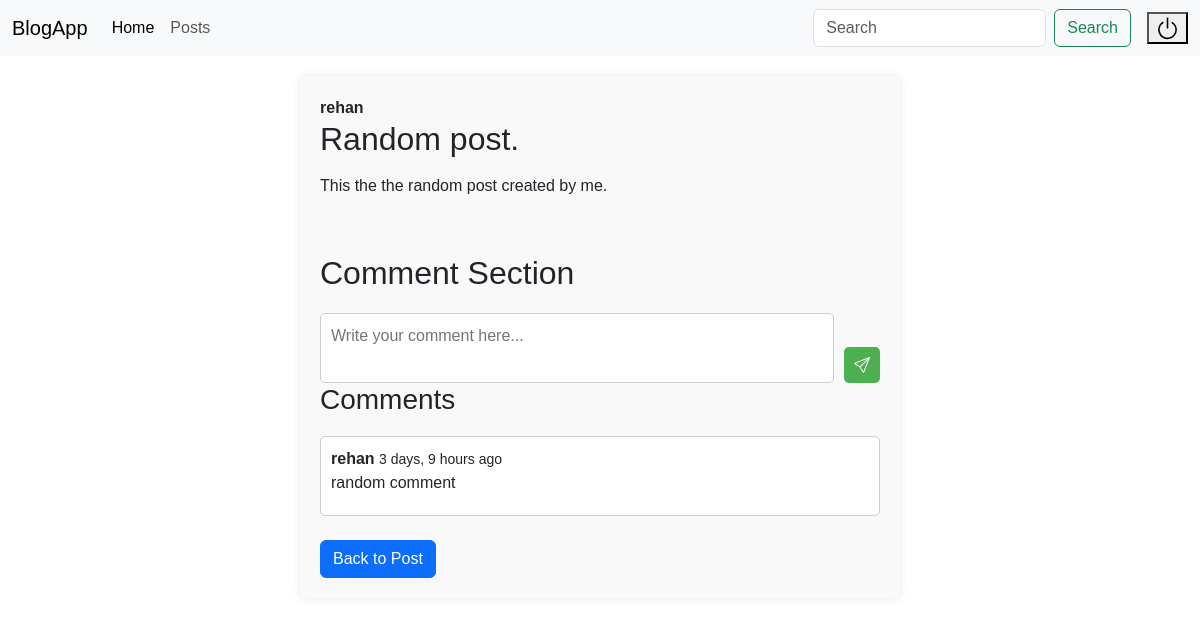
The app's page /post/3/ (signed in) with its own data.
### posts/models.py (models this page shows, shortened)
class Post(models.Model):
    user=models.ForeignKey(User, related_name='posts', on_delete=models.CASCADE, null=True, blank=True)
    title=models.CharField(max_length=55)
    slug=models.SlugField(max_length=55)
    intro=models.CharField(max_length=55)
    body=models.TextField()
    created_at=models.DateTimeField(auto_now_add=True)
    image=models.ImageField(upload_to='uploads/', blank=True,null=True)
    likes = models.ManyToManyField(User, blank=True)
    shares=models.IntegerField(default=0)
    class Meta:
        ordering=('-created_at',)

class Comment(models.Model):
    post=models.ForeignKey(Post, related_name='comments', on_delete=models.CASCADE)
    user=models.ForeignKey(User, related_name='comments', on_delete=models.CASCADE, null=True, blank=True)
    name=models.CharField(max_length=255)
    email=models.EmailField()
    body=models.TextField()
    created_at=models.DateTimeField(auto_now_add=True)

### accounts/models.py (models this page shows)
class CustomUser(AbstractUser):
    image=models.ImageField(upload_to='profile_pics', null=True, blank=True)

### posts/views.py (the view)
# urls.py: path('post/<int:id>/',PostDetail.as_view(), name='post-details'),
class PostDetail(TemplateView):
    def get(self, request, id):
        post = Post.objects.get(pk=id)
        form=CommentForm()
        comments = post.comments.all()
        comment = Comment()
        username=comment.user = request.user
        return render(request, "detail.html", {"post": post, 'form':form, 'comments':comments, 'username': username})

### posts/forms.py
class CommentForm(forms.ModelForm):
    class Meta:
        model = Comment
        fields = ['name', 'email', 'body','post']

### posts/templates/detail.html (shortened to what this page needs)
{% extends 'base.html' %}
{% block content %}
<!DOCTYPE html>
<html lang="en">
  <head>
  </head>
  <body>
    <div class="container">
      <strong>{{ post.user }}</strong>
      <h2>{{post.title}}</h2>
      <p>{{post.body}}</p>
       {% if post.image %}
      <figure class="image">
      </figure>
      {% endif %}
      <h2>Comment Section</h2>
      <div class="comment-section">
        <form
          method="post"
          action="{% url 'store-comment' %}"
          class="comment-form"
        >
          <textarea
            name="body"
            placeholder="Write your comment here..."
            class="comment-input"
            rows="2"
            required
          ></textarea>
          <button type="submit" class="send-button">
          </button>
        </form>
      </div>
      <h3>Comments</h3>
      {% for comment in comments %}
      <div class="comment">
        <div class="comment-author">
          <strong>{{ comment.user }}</strong>
          <small>{{comment.created_at | timesince}} ago</small>
        </div>
        <div class="comment-body">{{ comment.body }}</div>
      {% endfor %}
    </div>
    <br><a href="{% url 'posts' %}" class="btn btn-primary">Back to Post</a>
  </body>
</html>
{% endblock %}

### posts/templates/detail.html (style rules this page uses)
body { font-family: Arial, sans-serif; margin: 0; padding: 0; }
.container { max-width: 600px; margin: 20px auto; padding: 20px; background-color: #f9f9f9; border-radius: 5px; box-shadow: 0 0 10px rgba(0, 0, 0, 0.1); }
.comment-section { margin-top: 20px; position: relative; }
.comment-form { align-items: flex-end; display: flex; gap: 10px; }
.comment-input { width: calc(100%); padding: 10px; border: 1px solid #ccc; border-radius: 5px; resize: none; }
.send-button { display: flex; padding: 10px; align-items: center; justify-content: center; background-color: #4caf50; color: white; border: none; border-radius: 5px; cursor: pointer; }
.comment { margin-top: 20px; padding: 10px; background-color: #fff; border: 1px solid #ccc; border-radius: 5px; }
.comment-body { margin-bottom: 10px; }

### records on screen
Post: user "rehan", title "Random post.", body "This the the random post created by me."
Comment: user "rehan", created_at "3 days, 9 hours", body "random comment"
